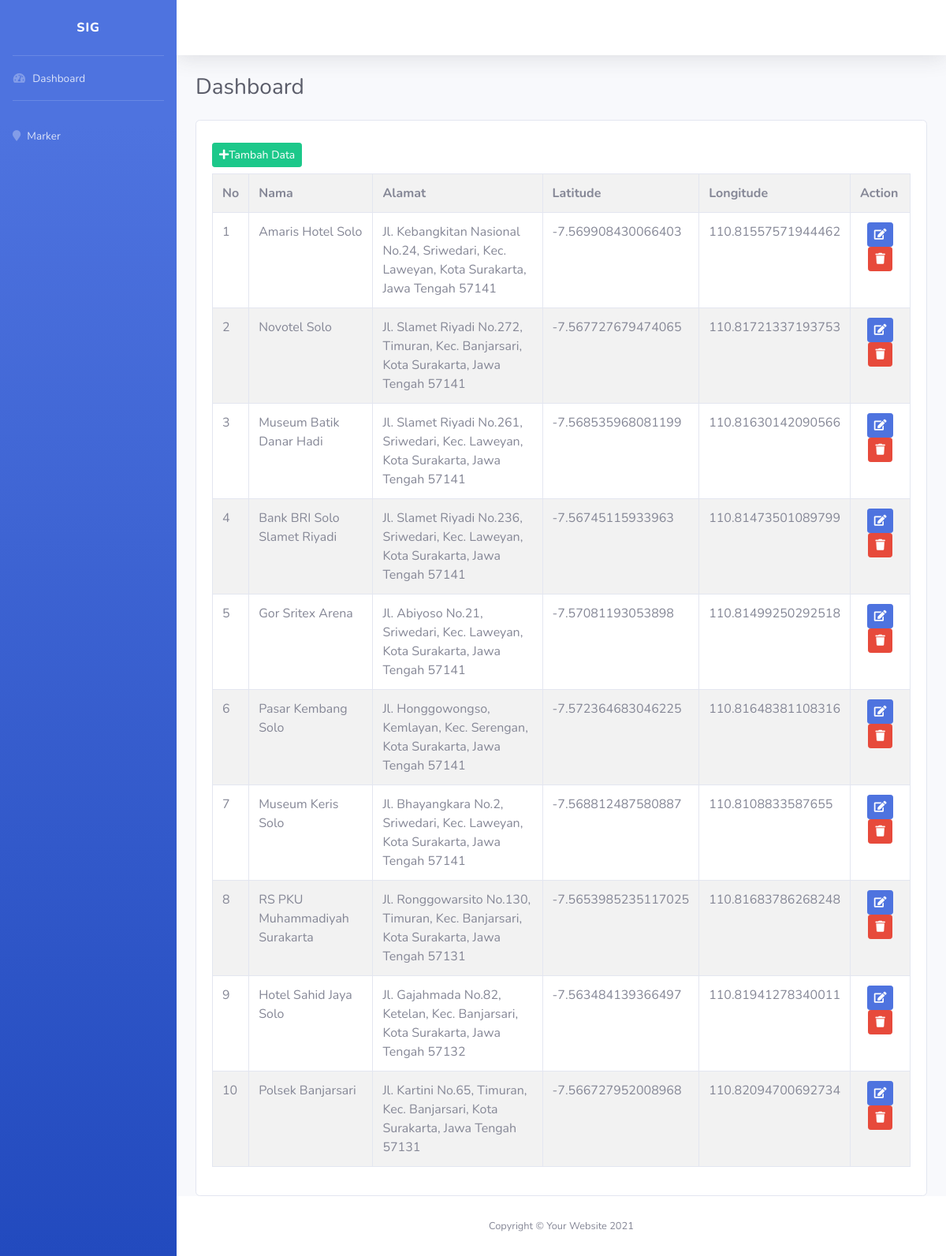
The page / on the database its author committed.
### tables this page shows
CREATE TABLE `marker` (
  `id` int(11) NOT NULL,
  `nama` varchar(50) NOT NULL,
  `alamat` varchar(255) NOT NULL,
  `latitude` varchar(255) NOT NULL,
  `longitude` varchar(255) NOT NULL
);

### application/controllers/Auth.php (called while the page is built, shortened)
<?php
class Auth extends CI_Controller {
	public function index()
	{
		$this->load->view('templates/header');
		$this->load->view('templates/sidebar');
		$data['marker'] = $this->sigModel->get_data('marker')->result();
        $this->load->view('index',$data);
		$this->load->view('templates/footer');
	}
}

### index.php (called while the page is built, shortened)
<?php
require_once BASEPATH.'core/CodeIgniter.php';

### application/models/sigModel.php (called while the page is built, shortened)
<?php
class SigModel extends CI_model{
	public function get_data($table){
		return $this->db->get($table);
	}
}
?>

### application/views/index.php (the view, shortened to what this page needs)
<div class="container-fluid">
    <div class="d-sm-flex align-items-center justify-content-between mb-4">
        <h1 class="h3 mb-0 text-gray-800">Dashboard</h1>
    </div>
    <div class="card">
        <div class="card-body">
            <a class="mb-2 mt-2 btn btn-sm btn-success" href="<?= base_url('dataKecamatan/tambahData'); ?>"><i class="fas fa-plus"></i>Tambah Data</a>
            <table class="table table-striped table-bordered">
                <tr>
                    <th>No</th>
                    <th>Nama</th>
                    <th>Alamat</th>
                    <th>Latitude</th>
                    <th>Longitude</th>
                    <th>Action</th>
                </tr>
                <?php $no=1; foreach($marker as $m) : ?>
                    <tr>
                        <td><?= $no++ ?></td>
                        <td><?= $m->nama ?></td>
                        <td><?= $m->alamat ?></td>
                        <td><?= $m->latitude ?></td>
                        <td><?= $m->longitude ?></td>
                        <td>
				<center>
					<a class="btn btn-sm btn-primary" href="<?php echo base_url ('dataKecamatan/updateData/'.$m->id) ?>"><i class="fas fa-edit"></i></a>
					<a onclick="return confirm('Yakin Ingin Menghapus')" class="btn btn-sm btn-danger" href="<?php echo base_url ('dataKecamatan/deleteData/'.$m->id) ?>"><i class="fas fa-trash"></i></a>
				</center>
			</td>
                    </tr>
                    <?php endforeach; ?>
            </table>
        </div>
    </div>
</div>
</div>

### application/views/templates/header.php (shortened to what this page needs)
<!DOCTYPE html>
<html lang="en">
<head>
    <link href="<?= base_url('assets/vendor/fontawesome-free/css/all.min.css'); ?>" rel="stylesheet" type="text/css">
    <link href="<?= base_url('assets/css/sb-admin-2.min.css'); ?>" rel="stylesheet">
    <link rel="stylesheet" href="<?= base_url('assets/leaflet/leaflet.css'); ?>"
/>
</head>

### application/views/templates/sidebar.php (shortened to what this page needs)
<body id="page-top">
<div id="wrapper">
    <ul class="navbar-nav bg-gradient-primary sidebar sidebar-dark accordion" id="accordionSidebar">
        <a class="sidebar-brand d-flex align-items-center justify-content-center" href="index.html">
            <div class="sidebar-brand-text mx-3">SIG</div>
        </a>
        <hr class="sidebar-divider my-0">
        <li class="nav-item">
            <a class="nav-link" href="<?= base_url('auth'); ?>">
                <i class="fas fa-fw fa-tachometer-alt"></i>
                <span>Dashboard</span></a>
        </li>
        <hr class="sidebar-divider">
        <li class="nav-item">
            <a class="nav-link" href="<?= base_url('peta/marker'); ?>">
                <i class="fa fa-map-marker"></i>
                <span>Marker</span></a>
        </li>
    </ul>
    <div id="content-wrapper" class="d-flex flex-column">
        <div id="content">
            <nav class="navbar navbar-expand navbar-light bg-white topbar mb-4 static-top shadow">
            </nav>

### application/views/templates/footer.php (shortened to what this page needs)
<footer class="sticky-footer bg-white">
                <div class="container my-auto">
                    <div class="copyright text-center my-auto">
                        <span>Copyright &copy; Your Website 2021</span>
                    </div>
                </div>
            </footer>
        </div>
    </div>
</body>
</html>

### rows shown on the page
marker: nama "Amaris Hotel Solo", alamat "Jl. Kebangkitan Nasional No.24, Sriwedari, Kec. Laweyan, Kota Surakarta, Jawa Tengah 57141", latitude "-7.569908430066403", longitude "110.81557571944462"
marker: nama "Novotel Solo", alamat "Jl. Slamet Riyadi No.272, Timuran, Kec. Banjarsari, Kota Surakarta, Jawa Tengah 57141", latitude "-7.567727679474065", longitude "110.81721337193753"
marker: nama "Museum Batik Danar Hadi", alamat "Jl. Slamet Riyadi No.261, Sriwedari, Kec. Laweyan, Kota Surakarta, Jawa Tengah 57141", latitude "-7.568535968081199", longitude "110.81630142090566"
marker: nama "Bank BRI Solo Slamet Riyadi", alamat "Jl. Slamet Riyadi No.236, Sriwedari, Kec. Laweyan, Kota Surakarta, Jawa Tengah 57141", latitude "-7.56745115933963", longitude "110.81473501089799"
marker: nama "Gor Sritex Arena", alamat "Jl. Abiyoso No.21, Sriwedari, Kec. Laweyan, Kota Surakarta, Jawa Tengah 57141", latitude "-7.57081193053898", longitude "110.81499250292518"
marker: nama "Pasar Kembang Solo", alamat "Jl. Honggowongso, Kemlayan, Kec. Serengan, Kota Surakarta, Jawa Tengah 57141", latitude "-7.572364683046225", longitude "110.81648381108316"
marker: nama "Museum Keris Solo", alamat "Jl. Bhayangkara No.2, Sriwedari, Kec. Laweyan, Kota Surakarta, Jawa Tengah 57141", latitude "-7.568812487580887", longitude "110.8108833587655"
marker: nama "RS PKU Muhammadiyah Surakarta", alamat "Jl. Ronggowarsito No.130, Timuran, Kec. Banjarsari, Kota Surakarta, Jawa Tengah 57131", latitude "-7.5653985235117025", longitude "110.81683786268248"
marker: nama "Hotel Sahid Jaya Solo", alamat "Jl. Gajahmada No.82, Ketelan, Kec. Banjarsari, Kota Surakarta, Jawa Tengah 57132", latitude "-7.563484139366497", longitude "110.81941278340011"
marker: nama "Polsek Banjarsari", alamat "Jl. Kartini No.65, Timuran, Kec. Banjarsari, Kota Surakarta, Jawa Tengah 57131", latitude "-7.566727952008968", longitude "110.82094700692734"
